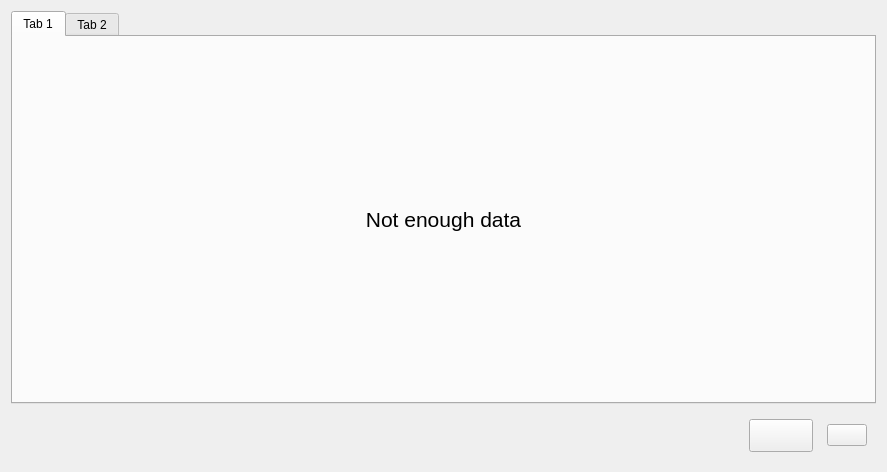
<?xml version="1.0" encoding="UTF-8"?>
<ui version="4.0">
 <class>StatisticSubPage</class>
 <widget class="QWidget" name="StatisticSubPage">
  <property name="geometry">
   <rect>
    <x>0</x>
    <y>0</y>
    <width>887</width>
    <height>472</height>
   </rect>
  </property>
  <property name="windowTitle">
   <string>Form</string>
  </property>
  <layout class="QVBoxLayout" name="verticalLayout_8">
   <item>
    <layout class="QVBoxLayout" name="verticalLayout_9">
     <item>
      <widget class="QTabWidget" name="tabWidget">
       <property name="currentIndex">
        <number>0</number>
       </property>
       <widget class="QWidget" name="OutcomesCharts">
        <attribute name="title">
         <string>Tab 1</string>
        </attribute>
        <layout class="QHBoxLayout" name="horizontalLayout_7">
         <item>
          <widget class="QStackedWidget" name="stackedWidget">
           <widget class="QWidget" name="page_3">
            <layout class="QVBoxLayout" name="verticalLayout_2">
             <item>
              <widget class="QLabel" name="NotEnoughData1">
               <property name="sizePolicy">
                <sizepolicy hsizetype="Preferred" vsizetype="Expanding">
                 <horstretch>0</horstretch>
                 <verstretch>0</verstretch>
                </sizepolicy>
               </property>
               <property name="font">
                <font>
                 <pointsize>16</pointsize>
                 <stylestrategy>PreferDefault</stylestrategy>
                </font>
               </property>
               <property name="contextMenuPolicy">
                <enum>Qt::DefaultContextMenu</enum>
               </property>
               <property name="layoutDirection">
                <enum>Qt::LeftToRight</enum>
               </property>
               <property name="text">
                <string>Not enough data</string>
               </property>
               <property name="alignment">
                <set>Qt::AlignCenter</set>
               </property>
              </widget>
             </item>
             <item>
              <layout class="QHBoxLayout" name="PercentChart" stretch="">
               <property name="leftMargin">
                <number>0</number>
               </property>
               <property name="bottomMargin">
                <number>0</number>
               </property>
              </layout>
             </item>
            </layout>
           </widget>
           <widget class="QWidget" name="page_4">
            <layout class="QVBoxLayout" name="verticalLayout_3">
             <item>
              <widget class="QLabel" name="NotEnoughData2">
               <property name="sizePolicy">
                <sizepolicy hsizetype="Preferred" vsizetype="Expanding">
                 <horstretch>0</horstretch>
                 <verstretch>0</verstretch>
                </sizepolicy>
               </property>
               <property name="font">
                <font>
                 <family>Ubuntu</family>
                 <pointsize>16</pointsize>
                </font>
               </property>
               <property name="text">
                <string>Not enough data</string>
               </property>
               <property name="alignment">
                <set>Qt::AlignCenter</set>
               </property>
              </widget>
             </item>
             <item>
              <layout class="QHBoxLayout" name="AmountChart"/>
             </item>
            </layout>
           </widget>
           <widget class="QWidget" name="page_5">
            <layout class="QVBoxLayout" name="verticalLayout">
             <item>
              <widget class="QLabel" name="NotEnoughData3">
               <property name="sizePolicy">
                <sizepolicy hsizetype="Preferred" vsizetype="Expanding">
                 <horstretch>0</horstretch>
                 <verstretch>0</verstretch>
                </sizepolicy>
               </property>
               <property name="font">
                <font>
                 <pointsize>16</pointsize>
                </font>
               </property>
               <property name="text">
                <string>Not enough data</string>
               </property>
               <property name="alignment">
                <set>Qt::AlignCenter</set>
               </property>
              </widget>
             </item>
             <item>
              <layout class="QHBoxLayout" name="BalanceChart"/>
             </item>
            </layout>
           </widget>
          </widget>
         </item>
        </layout>
       </widget>
       <widget class="QWidget" name="Incomes">
        <attribute name="title">
         <string>Tab 2</string>
        </attribute>
        <layout class="QVBoxLayout" name="verticalLayout_4">
         <item>
          <widget class="QStackedWidget" name="stackedWidget_2">
           <property name="currentIndex">
            <number>2</number>
           </property>
           <widget class="QWidget" name="page_6">
            <layout class="QVBoxLayout" name="verticalLayout_5">
             <item>
              <widget class="QLabel" name="NotEnoughData4">
               <property name="sizePolicy">
                <sizepolicy hsizetype="Preferred" vsizetype="Expanding">
                 <horstretch>0</horstretch>
                 <verstretch>0</verstretch>
                </sizepolicy>
               </property>
               <property name="font">
                <font>
                 <pointsize>16</pointsize>
                </font>
               </property>
               <property name="text">
                <string>Not enough data</string>
               </property>
               <property name="alignment">
                <set>Qt::AlignCenter</set>
               </property>
              </widget>
             </item>
             <item>
              <layout class="QHBoxLayout" name="PercentIncomeChart"/>
             </item>
            </layout>
           </widget>
           <widget class="QWidget" name="page_8">
            <layout class="QVBoxLayout" name="verticalLayout_6">
             <item>
              <widget class="QLabel" name="NotEnoughData5">
               <property name="sizePolicy">
                <sizepolicy hsizetype="Preferred" vsizetype="Expanding">
                 <horstretch>0</horstretch>
                 <verstretch>0</verstretch>
                </sizepolicy>
               </property>
               <property name="font">
                <font>
                 <pointsize>16</pointsize>
                </font>
               </property>
               <property name="text">
                <string>Not enough data</string>
               </property>
               <property name="alignment">
                <set>Qt::AlignCenter</set>
               </property>
              </widget>
             </item>
             <item>
              <layout class="QHBoxLayout" name="AmountIncomeChart"/>
             </item>
            </layout>
           </widget>
           <widget class="QWidget" name="page_7">
            <layout class="QVBoxLayout" name="verticalLayout_7">
             <item>
              <widget class="QLabel" name="NotEnoughData6">
               <property name="sizePolicy">
                <sizepolicy hsizetype="Preferred" vsizetype="Expanding">
                 <horstretch>0</horstretch>
                 <verstretch>0</verstretch>
                </sizepolicy>
               </property>
               <property name="font">
                <font>
                 <pointsize>16</pointsize>
                </font>
               </property>
               <property name="text">
                <string>Not enough data</string>
               </property>
               <property name="alignment">
                <set>Qt::AlignCenter</set>
               </property>
              </widget>
             </item>
             <item>
              <layout class="QHBoxLayout" name="BarIncomeChart"/>
             </item>
            </layout>
           </widget>
          </widget>
         </item>
        </layout>
       </widget>
      </widget>
     </item>
     <item>
      <layout class="QHBoxLayout" name="horizontalLayout_2" stretch="0,0,0">
       <property name="spacing">
        <number>14</number>
       </property>
       <property name="leftMargin">
        <number>9</number>
       </property>
       <property name="topMargin">
        <number>9</number>
       </property>
       <property name="rightMargin">
        <number>9</number>
       </property>
       <property name="bottomMargin">
        <number>9</number>
       </property>
       <item>
        <spacer name="horizontalSpacer">
         <property name="orientation">
          <enum>Qt::Horizontal</enum>
         </property>
         <property name="sizeHint" stdset="0">
          <size>
           <width>40</width>
           <height>20</height>
          </size>
         </property>
        </spacer>
       </item>
       <item>
        <widget class="QPushButton" name="BackButton">
         <property name="sizePolicy">
          <sizepolicy hsizetype="Minimum" vsizetype="Fixed">
           <horstretch>0</horstretch>
           <verstretch>0</verstretch>
          </sizepolicy>
         </property>
         <property name="font">
          <font>
           <pointsize>16</pointsize>
          </font>
         </property>
         <property name="text">
          <string/>
         </property>
         <property name="icon">
          <iconset>
           <normaloff>../../../Icons/baseline_arrow_back_ios_new_black_24dp.png</normaloff>../../../Icons/baseline_arrow_back_ios_new_black_24dp.png</iconset>
         </property>
         <property name="iconSize">
          <size>
           <width>47</width>
           <height>32</height>
          </size>
         </property>
        </widget>
       </item>
       <item>
        <widget class="QPushButton" name="ForwardButton">
         <property name="text">
          <string/>
         </property>
         <property name="icon">
          <iconset>
           <normaloff>../../../Icons/baseline_arrow_forward_ios_black_24dp.png</normaloff>../../../Icons/baseline_arrow_forward_ios_black_24dp.png</iconset>
         </property>
         <property name="iconSize">
          <size>
           <width>47</width>
           <height>32</height>
          </size>
         </property>
        </widget>
       </item>
      </layout>
     </item>
    </layout>
   </item>
  </layout>
 </widget>
 <resources/>
 <connections/>
</ui>
